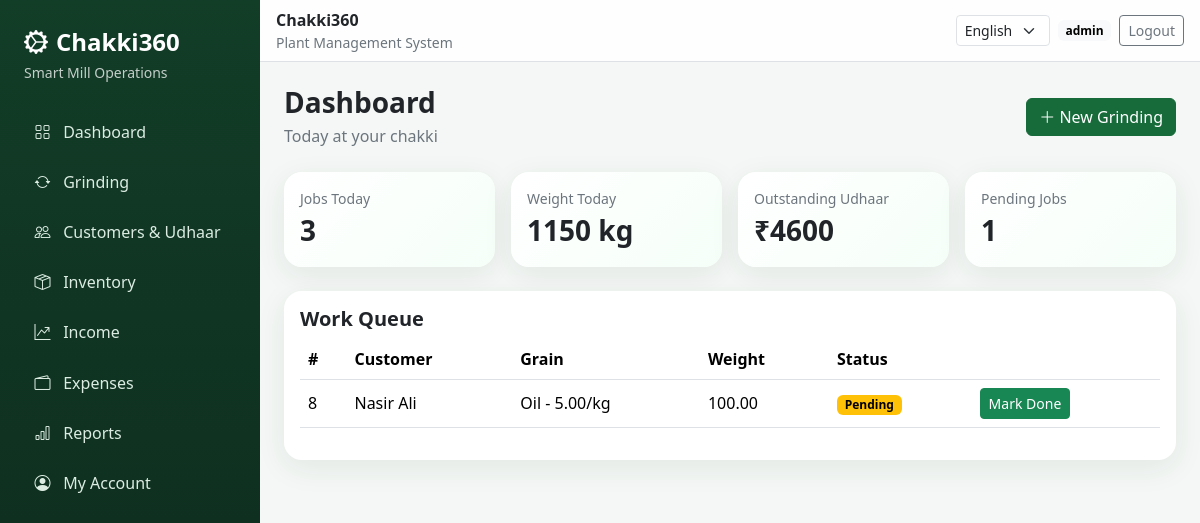
The page /en/ (signed in) on the database its author committed.
### backend/mill/models.py (models this page shows, shortened)
class TimeStampedModel(models.Model):
    created_at = models.DateTimeField(auto_now_add=True)
    updated_at = models.DateTimeField(auto_now=True)
    class Meta:
        abstract = True

class GrindingTransaction(TimeStampedModel):
    class PaymentMode(models.TextChoices):
        CASH = 'cash', 'Cash'
        UDHAAR = 'udhaar', 'Udhaar'
        PARTIAL = 'partial', 'Partial'
    class WorkStatus(models.TextChoices):
        PENDING = 'pending', 'Pending'
        GRINDING_DONE = 'grinding_done', 'Grinding Done'
        DELIVERED = 'delivered', 'Delivered'
    customer = models.ForeignKey(Customer,on_delete=models.PROTECT,related_name='grinding_transactions')
    grain_name = models.ForeignKey(RateCard,on_delete=models.PROTECT,related_name='grinding_name')
    initial_weight_kg = models.DecimalField(max_digits=10, decimal_places=2)
    final_weight_kg = models.DecimalField(max_digits=10, decimal_places=2, null=True, blank=True)
    rate_per_kg = models.DecimalField(max_digits=10, decimal_places=2)
    grinding_charge = models.DecimalField(max_digits=12, decimal_places=2, editable=False, default=0)
    amount_paid = models.DecimalField(max_digits=12, decimal_places=2, default=0)
    payment_mode = models.CharField(max_length=20, choices=PaymentMode.choices, default=PaymentMode.CASH)
    transaction_date = models.DateField(default=timezone.localdate)
    notes = models.TextField(blank=True)
    status = models.CharField(max_length=20,choices=WorkStatus.choices,default=WorkStatus.PENDING)
    grinding_done_at = models.DateTimeField(null=True, blank=True)
    delivered_at = models.DateTimeField(null=True, blank=True)
    delivery_notes = models.TextField(blank=True)

class Customer(TimeStampedModel):
    name = models.CharField(max_length=120)
    mobile = models.CharField(max_length=20, blank=True)
    village = models.CharField(max_length=120, blank=True)
    opening_balance = models.DecimalField(max_digits=12, decimal_places=2, default=0)
    notes = models.TextField(blank=True)
    def __str__(self):
        return self.name
    @property
    def udhaar_balance(self):
        given = self.ledger_entries.filter(entry_type=LedgerEntry.EntryType.CREDIT).aggregate(total=Sum('amount'))['total'] or Decimal('0')
        received = self.ledger_entries.filter(entry_type=LedgerEntry.EntryType.DEBIT).aggregate(total=Sum('amount'))['total'] or Decimal('0')
        return Decimal(self.opening_balance) + given - received

class RateCard(TimeStampedModel):
    grain_name = models.CharField(max_length=100, unique=True)
    rate_per_kg = models.DecimalField(max_digits=10, decimal_places=2)
    buyback_per_kg = models.DecimalField(max_digits=10, decimal_places=2)
    active = models.BooleanField(default=True)
    def __str__(self):
        return f"{self.grain_name} - {self.rate_per_kg}/kg"

### backend/mill/web_views.py (the view)
# urls.py: urlpatterns=[path('',v.dashboard,name='dashboard'),path('customers/',v.customers,name='customers'),path('customers/new/',v.customer_create,name='customer-create'),path('customers/<int:pk>/',v.customer
@login_required
def dashboard(request):
    profile=getattr(request.user,'customer_profile',None)
    if has_role(request.user,CUSTOMER) and profile:return my_account(request)
    today=timezone.localdate();jobs=GrindingTransaction.objects.filter(transaction_date=today);expenses=Expense.objects.filter(expense_date=today).aggregate(v=Sum('amount'))['v'] or 0;income=Income.objects.filter(income_date=today).aggregate(v=Sum('amount'))['v'] or 0
    ctx={'today_jobs':jobs.count(),'pending':GrindingTransaction.objects.exclude(status='delivered').count(),'today_weight':jobs.aggregate(v=Sum('initial_weight_kg'))['v'] or 0,'today_received':jobs.aggregate(v=Sum('amount_paid'))['v'] or 0,'today_expenses':expenses,'today_income':income,'outstanding':sum((c.udhaar_balance for c in Customer.objects.all()),Decimal('0')),'jobs':GrindingTransaction.objects.select_related('customer','grain_name').exclude(status='delivered')[:12]}
    return render(request,'mill/dashboard.html',ctx)

### backend/mill/access.py (called while the page is built)
def has_role(user,*roles):
    return user.is_authenticated and (user.is_superuser or user.groups.filter(name__in=roles).exists())

### backend/mill/context_processors.py (called while the page is built)
def app_context(request):
    return {'app_setting':AppSetting.objects.first()}

### templates/mill/dashboard.html
{% extends 'base.html' %}{% load i18n %}{% block content %}<div class="d-flex justify-content-between align-items-center mb-4"><div><h3 class="fw-bold mb-1">{% trans 'Dashboard' %}</h3><div class="text-secondary">{% trans 'Today at your chakki' %}</div></div><button class="btn btn-primary" hx-get="{% url 'mill:grinding-create' %}" hx-target="#modalContent"><i class="bi bi-plus-lg"></i> {% trans 'New Grinding' %}</button></div><div class="row g-3 mb-4">{% for label,value,icon in metrics %}{% endfor %}<div class="col-6 col-xl-3"><div class="card metric p-3"><small class="text-secondary">{% trans 'Jobs Today' %}</small><div class="fs-3 fw-bold">{{ today_jobs }}</div></div></div><div class="col-6 col-xl-3"><div class="card metric p-3"><small class="text-secondary">{% trans 'Weight Today' %}</small><div class="fs-3 fw-bold">{{ today_weight }} kg</div></div></div><div class="col-6 col-xl-3"><div class="card metric p-3"><small class="text-secondary">{% trans 'Outstanding Udhaar' %}</small><div class="fs-3 fw-bold">₹{{ outstanding|floatformat:0 }}</div></div></div><div class="col-6 col-xl-3"><div class="card metric p-3"><small class="text-secondary">{% trans 'Pending Jobs' %}</small><div class="fs-3 fw-bold">{{ pending }}</div></div></div></div><div class="card p-3"><h5 class="fw-bold">{% trans 'Work Queue' %}</h5><div class="table-responsive"><table class="table align-middle"><thead><tr><th>#</th><th>{% trans 'Customer' %}</th><th>{% trans 'Grain' %}</th><th>{% trans 'Weight' %}</th><th>{% trans 'Status' %}</th><th></th></tr></thead><tbody>{% for j in jobs %}<tr><td>{{ j.id }}</td><td>{{ j.customer }}</td><td>{{ j.grain_name }}</td><td>{{ j.initial_weight_kg }}</td><td><span class="badge text-bg-warning">{{ j.get_status_display }}</span></td><td>{% if j.status == 'pending' %}<button class="btn btn-sm btn-success" hx-post="{% url 'mill:grinding-done' j.pk %}" hx-headers='{"X-CSRFToken":"{{ csrf_token }}"}'>{% trans 'Mark Done' %}</button>{% endif %}</td></tr>{% empty %}<tr><td colspan="6" class="text-center text-secondary py-4">{% trans 'No pending work' %}</td></tr>{% endfor %}</tbody></table></div></div>{% endblock %}

### templates/base.html (shortened to what this page needs)
{% load i18n static %}<!doctype html><html lang="{{ LANGUAGE_CODE|default:'en' }}"><head><link href="https://cdn.jsdelivr.net/npm/bootstrap@5.3.8/dist/css/bootstrap.min.css" rel="stylesheet"><link href="https://cdn.jsdelivr.net/npm/bootstrap-icons@1.13.1/font/bootstrap-icons.min.css" rel="stylesheet"></head><body><div class="app">{% if user.is_authenticated %}{% include 'includes/sidebar.html' %}<main class="main"><nav class="navbar sticky-top topbar border-bottom px-3 py-2"><div><strong>{{ app_setting.business_name|default:'Chakki360' }}</strong><small class="d-block text-secondary">{% trans 'Plant Management System' %}</small></div><div class="d-flex gap-2 align-items-center"><form action="/i18n/setlang/" method="post"><select name="language" class="form-select form-select-sm" onchange="this.form.submit()"><option value="en">English</option></select></form><span class="badge text-bg-light">{{ user.username }}</span><a href="{% url 'logout' %}" class="btn btn-sm btn-outline-secondary">{% trans 'Logout' %}</a></div></nav><div class="container-fluid p-3 p-lg-4">{% block content %}{% endblock %}</div></main>{% else %}{% block guest %}{% endblock %}{% endif %}</div></body></html>

### templates/base.html (style rules this page uses)
:root { --brand:#176b3a;--brand2:#25a55b;--bg:#f4f7f5;--ink:#17221b }
.app { min-height:100vh;background:var(--bg) }
.main { margin-left:260px }
.topbar { backdrop-filter:blur(14px);background:#ffffffdf }
.card { border:0;border-radius:18px;box-shadow:0 8px 30px #1b442414 }
.metric { background:linear-gradient(135deg,#fff,#f5fff8) }
.btn-primary { --bs-btn-bg:var(--brand);--bs-btn-border-color:var(--brand) }

### rows shown on the page
GrindingTransaction: id "8", customer "Nasir Ali", grain_name "Oil - 5.00/kg", initial_weight_kg "100.00", status "Pending"

### other values the page prints
{{ app_setting.short_name|default:'Chakki360' }} "Chakki360"
{{ app_setting.business_name|default:'Chakki360' }} "Chakki360"
{{ user.username }} "admin"
{{ today_jobs }} "3"
{{ today_weight }} "1150"
{{ outstanding|floatformat:0 }} "4600"
{{ pending }} "1"
